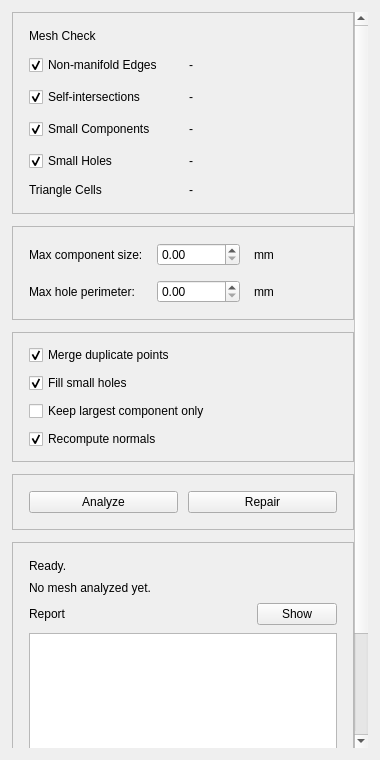
<?xml version="1.0" encoding="UTF-8"?>
<ui version="4.0">
 <class>MeshDoctorPanelForm</class>
 <widget class="QWidget" name="MeshDoctorPanelForm">
  <property name="geometry">
   <rect>
    <x>0</x>
    <y>0</y>
    <width>380</width>
    <height>760</height>
   </rect>
  </property>
  <layout class="QVBoxLayout" name="root_layout">
   <property name="spacing">
    <number>12</number>
   </property>
   <property name="leftMargin">
    <number>12</number>
   </property>
   <property name="topMargin">
    <number>12</number>
   </property>
   <property name="rightMargin">
    <number>12</number>
   </property>
   <property name="bottomMargin">
    <number>12</number>
   </property>
   <item>
    <widget class="QScrollArea" name="scroll_area">
     <property name="frameShape">
      <enum>QFrame::Shape::NoFrame</enum>
     </property>
     <property name="widgetResizable">
      <bool>true</bool>
     </property>
     <widget class="QWidget" name="content_widget">
      <property name="geometry">
       <rect>
        <x>0</x>
        <y>0</y>
        <width>356</width>
        <height>760</height>
       </rect>
      </property>
      <layout class="QVBoxLayout" name="content_layout">
       <property name="spacing">
        <number>12</number>
       </property>
       <property name="leftMargin">
        <number>0</number>
       </property>
       <property name="topMargin">
        <number>0</number>
       </property>
       <property name="rightMargin">
        <number>0</number>
       </property>
       <property name="bottomMargin">
        <number>0</number>
       </property>
       <item>
        <widget class="QFrame" name="checks_frame">
         <property name="frameShape">
          <enum>QFrame::Shape::StyledPanel</enum>
         </property>
         <layout class="QGridLayout" name="checks_layout">
          <property name="leftMargin">
           <number>16</number>
          </property>
          <property name="topMargin">
           <number>16</number>
          </property>
          <property name="rightMargin">
           <number>16</number>
          </property>
          <property name="bottomMargin">
           <number>16</number>
          </property>
          <property name="horizontalSpacing">
           <number>12</number>
          </property>
          <property name="verticalSpacing">
           <number>12</number>
          </property>
          <item row="0" column="0" colspan="2">
           <widget class="QLabel" name="caption_label">
            <property name="text">
             <string>Mesh Check</string>
            </property>
           </widget>
          </item>
          <item row="1" column="0">
           <widget class="QCheckBox" name="non_manifold_checkbox">
            <property name="text">
             <string>Non-manifold Edges</string>
            </property>
            <property name="checked">
             <bool>true</bool>
            </property>
           </widget>
          </item>
          <item row="1" column="1">
           <widget class="QLabel" name="non_manifold_count_label">
            <property name="text">
             <string>-</string>
            </property>
           </widget>
          </item>
          <item row="2" column="0">
           <widget class="QCheckBox" name="self_intersection_checkbox">
            <property name="text">
             <string>Self-intersections</string>
            </property>
            <property name="checked">
             <bool>true</bool>
            </property>
           </widget>
          </item>
          <item row="2" column="1">
           <widget class="QLabel" name="self_intersection_count_label">
            <property name="text">
             <string>-</string>
            </property>
           </widget>
          </item>
          <item row="3" column="0">
           <widget class="QCheckBox" name="small_component_checkbox">
            <property name="text">
             <string>Small Components</string>
            </property>
            <property name="checked">
             <bool>true</bool>
            </property>
           </widget>
          </item>
          <item row="3" column="1">
           <widget class="QLabel" name="small_component_count_label">
            <property name="text">
             <string>-</string>
            </property>
           </widget>
          </item>
          <item row="4" column="0">
           <widget class="QCheckBox" name="small_hole_checkbox">
            <property name="text">
             <string>Small Holes</string>
            </property>
            <property name="checked">
             <bool>true</bool>
            </property>
           </widget>
          </item>
          <item row="4" column="1">
           <widget class="QLabel" name="small_hole_count_label">
            <property name="text">
             <string>-</string>
            </property>
           </widget>
          </item>
          <item row="5" column="0">
           <widget class="QLabel" name="triangle_only_label">
            <property name="text">
             <string>Triangle Cells</string>
            </property>
           </widget>
          </item>
          <item row="5" column="1">
           <widget class="QLabel" name="triangle_count_label">
            <property name="text">
             <string>-</string>
            </property>
           </widget>
          </item>
         </layout>
        </widget>
       </item>
       <item>
        <widget class="QFrame" name="options_frame">
         <property name="frameShape">
          <enum>QFrame::Shape::StyledPanel</enum>
         </property>
         <layout class="QGridLayout" name="options_layout">
          <property name="leftMargin">
           <number>16</number>
          </property>
          <property name="topMargin">
           <number>16</number>
          </property>
          <property name="rightMargin">
           <number>16</number>
          </property>
          <property name="bottomMargin">
           <number>16</number>
          </property>
          <property name="horizontalSpacing">
           <number>14</number>
          </property>
          <property name="verticalSpacing">
           <number>14</number>
          </property>
          <item row="0" column="0">
           <widget class="QLabel" name="max_component_size_label">
            <property name="text">
             <string>Max component size:</string>
            </property>
           </widget>
          </item>
          <item row="0" column="1">
           <widget class="QDoubleSpinBox" name="max_component_size_spin"/>
          </item>
          <item row="0" column="2">
           <widget class="QLabel" name="max_component_size_unit_label">
            <property name="text">
             <string>mm</string>
            </property>
           </widget>
          </item>
          <item row="1" column="0">
           <widget class="QLabel" name="max_hole_perimeter_label">
            <property name="text">
             <string>Max hole perimeter:</string>
            </property>
           </widget>
          </item>
          <item row="1" column="1">
           <widget class="QDoubleSpinBox" name="max_hole_perimeter_spin"/>
          </item>
          <item row="1" column="2">
           <widget class="QLabel" name="max_hole_perimeter_unit_label">
            <property name="text">
             <string>mm</string>
            </property>
           </widget>
          </item>
         </layout>
        </widget>
       </item>
       <item>
        <widget class="QFrame" name="repair_options_frame">
         <property name="frameShape">
          <enum>QFrame::Shape::StyledPanel</enum>
         </property>
         <layout class="QVBoxLayout" name="repair_layout">
          <property name="spacing">
           <number>8</number>
          </property>
          <property name="leftMargin">
           <number>16</number>
          </property>
          <property name="topMargin">
           <number>12</number>
          </property>
          <property name="rightMargin">
           <number>16</number>
          </property>
          <property name="bottomMargin">
           <number>12</number>
          </property>
          <item>
           <widget class="QCheckBox" name="merge_points_checkbox">
            <property name="text">
             <string>Merge duplicate points</string>
            </property>
            <property name="checked">
             <bool>true</bool>
            </property>
          </widget>
          </item>
          <item>
           <widget class="QCheckBox" name="fill_holes_checkbox">
            <property name="text">
             <string>Fill small holes</string>
            </property>
            <property name="checked">
             <bool>true</bool>
            </property>
           </widget>
          </item>
          <item>
           <widget class="QCheckBox" name="keep_largest_checkbox">
            <property name="text">
             <string>Keep largest component only</string>
            </property>
           </widget>
          </item>
          <item>
           <widget class="QCheckBox" name="recompute_normals_checkbox">
            <property name="text">
             <string>Recompute normals</string>
            </property>
            <property name="checked">
             <bool>true</bool>
            </property>
           </widget>
          </item>
         </layout>
        </widget>
       </item>
       <item>
        <widget class="QFrame" name="actions_frame">
         <property name="frameShape">
          <enum>QFrame::Shape::StyledPanel</enum>
         </property>
         <layout class="QHBoxLayout" name="actions_layout">
          <property name="spacing">
           <number>10</number>
          </property>
          <property name="leftMargin">
           <number>16</number>
          </property>
          <property name="topMargin">
           <number>16</number>
          </property>
          <property name="rightMargin">
           <number>16</number>
          </property>
          <property name="bottomMargin">
           <number>16</number>
          </property>
          <item>
           <widget class="QPushButton" name="analyze_button">
            <property name="text">
             <string>Analyze</string>
            </property>
           </widget>
          </item>
          <item>
           <widget class="QPushButton" name="repair_button">
            <property name="text">
             <string>Repair</string>
            </property>
           </widget>
          </item>
         </layout>
        </widget>
       </item>
       <item>
        <widget class="QFrame" name="report_frame">
         <property name="frameShape">
          <enum>QFrame::Shape::StyledPanel</enum>
         </property>
         <layout class="QVBoxLayout" name="report_layout">
          <property name="spacing">
           <number>8</number>
          </property>
          <property name="leftMargin">
           <number>16</number>
          </property>
          <property name="topMargin">
           <number>16</number>
          </property>
          <property name="rightMargin">
           <number>16</number>
          </property>
          <property name="bottomMargin">
           <number>16</number>
          </property>
          <item>
           <widget class="QLabel" name="status_label">
            <property name="text">
             <string>Ready.</string>
            </property>
           </widget>
          </item>
          <item>
           <widget class="QLabel" name="stats_label">
            <property name="text">
             <string>No mesh analyzed yet.</string>
            </property>
           </widget>
          </item>
          <item>
           <layout class="QHBoxLayout" name="report_header_layout">
            <property name="spacing">
             <number>8</number>
            </property>
            <item>
             <widget class="QLabel" name="report_caption">
              <property name="text">
               <string>Report</string>
              </property>
             </widget>
            </item>
            <item>
             <spacer name="report_header_spacer">
              <property name="orientation">
               <enum>Qt::Orientation::Horizontal</enum>
              </property>
              <property name="sizeHint" stdset="0">
               <size>
                <width>40</width>
                <height>20</height>
               </size>
              </property>
             </spacer>
            </item>
            <item>
             <widget class="QPushButton" name="report_toggle_button">
              <property name="text">
               <string>Show</string>
              </property>
             </widget>
            </item>
           </layout>
          </item>
          <item>
           <widget class="QTextEdit" name="report_edit">
            <property name="minimumSize">
             <size>
              <width>0</width>
              <height>220</height>
             </size>
            </property>
            <property name="readOnly">
             <bool>true</bool>
            </property>
           </widget>
          </item>
         </layout>
        </widget>
       </item>
       <item>
        <spacer name="bottom_spacer">
         <property name="orientation">
          <enum>Qt::Orientation::Vertical</enum>
         </property>
         <property name="sizeHint" stdset="0">
          <size>
           <width>20</width>
           <height>40</height>
          </size>
         </property>
        </spacer>
       </item>
      </layout>
     </widget>
    </widget>
   </item>
  </layout>
 </widget>
 <resources/>
 <connections/>
</ui>
